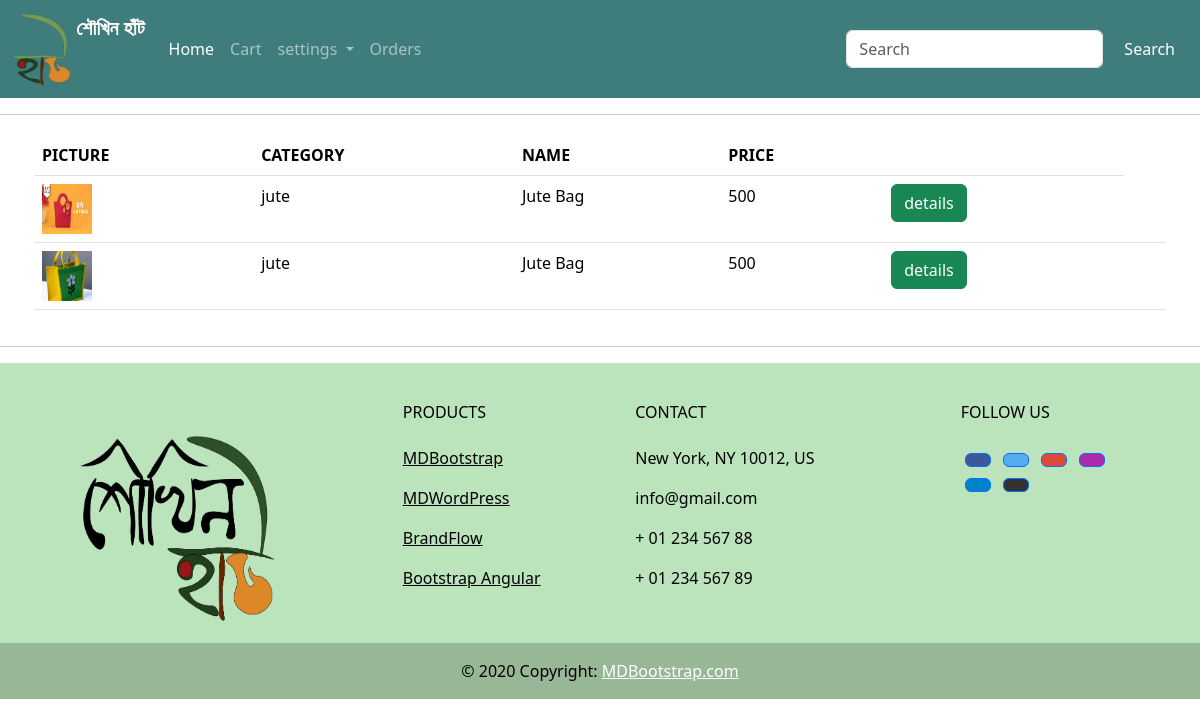
Before: /category_jute/ with the older database file.
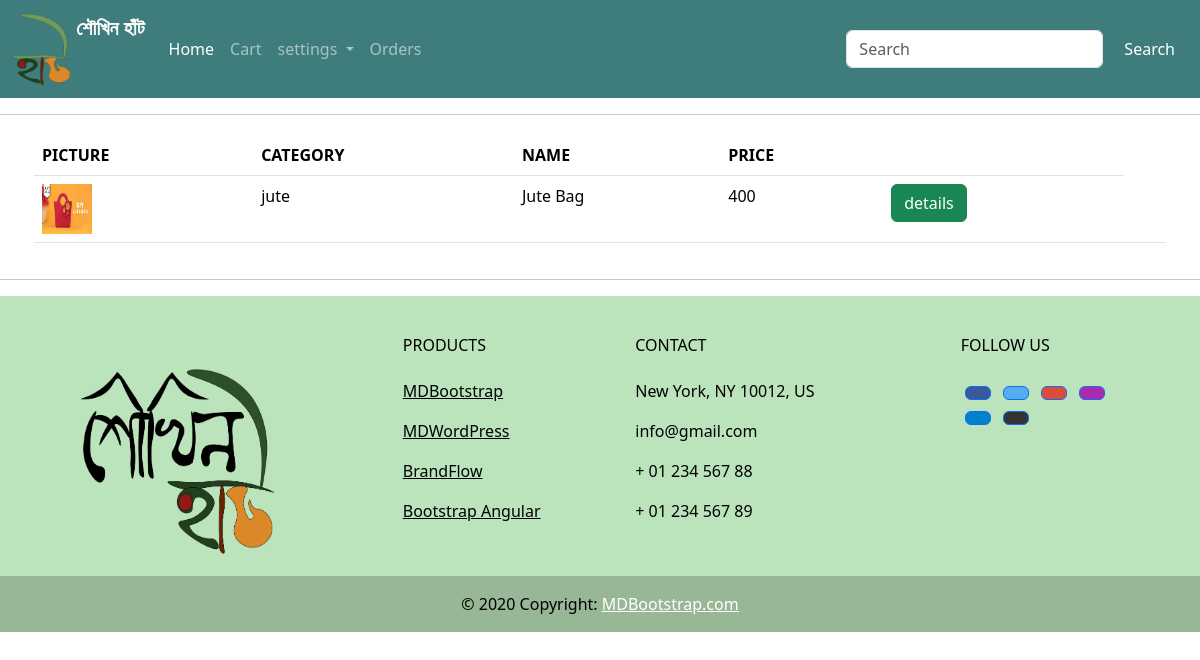
After: the same page with the newer database file.
### shoukhin/models.py (models this page shows, shortened)
class product(models.Model):
    CATEGORY_CHOICES = CATEGORY_CHOICES = [
        ('jute', 'Jute'),
        ('clothing', 'Clothing'),
        ('jewellery', 'Jewellery'),
        ('food', 'Food'),
        ('home_decor', 'Home Decor'),
        ('pottery', 'Pottery'),
        ('nakshi_kantha', 'Nakshi Kantha'),
        ('others', 'Others'),
    ]
    name = models.CharField(max_length=200)
    price = models.IntegerField()
    description = models.TextField(blank=True,null=True)
    measurements = models.CharField(max_length=300)
    category = models.CharField(max_length=100, choices=CATEGORY_CHOICES, default='others')
    image = models.ImageField(upload_to='static/images', blank=True, null=True, default='static/images/default_no_img.jfif')
    stock = models.IntegerField(default=0)

### shoukhin/views.py (the view)
# urls.py: path('category_jute/',s_view.category_jute, name='category_jute'),
def category_jute(request):
    pro = product.objects.all()
    context={
        'product':pro,
    }
    return  render(request,template_name='body/category_jute.html',context=context)

### shoukhin/template/body/category_jute.html (shortened to what this page needs)
{% extends 'body/main.html' %}
{% load static %}
{% block content %}
<table class="table">
  <thead class="thead-dark">
    <tr>
      <th scope="col">PICTURE</th>
      <th scope="col">CATEGORY</th>
      <th scope="col">NAME</th>
      <th scope="col">PRICE</th>
      <th> </th>
    </tr>
  </thead>
  <tbody>
  {% for p in product %}
    {% if p.category == 'jute' %}
    <tr>
      <td><img src = "{{p.image.url}}" style="height:50px ; width:50px"></td>
      <td>{{p.category}}</td>
      <td>{{p.name}}</td>
      <td>{{p.price}}</td>
      <td><a href="{% url 'view_product' p.id %}" class="btn btn-success ">details</a></td>
      <td>
      </td>
    </tr>
   {% endif %}
  {% endfor %}
  </tbody>
</table>
{% endblock %}

Changed rows visible on the page:
removed product: image (picture), category "jute", name "Jute Bag", price "500"
removed product: image (picture), category "jute", name "Jute Bag", price "500"
added product: image (picture), category "jute", name "Jute Bag", price "400"
